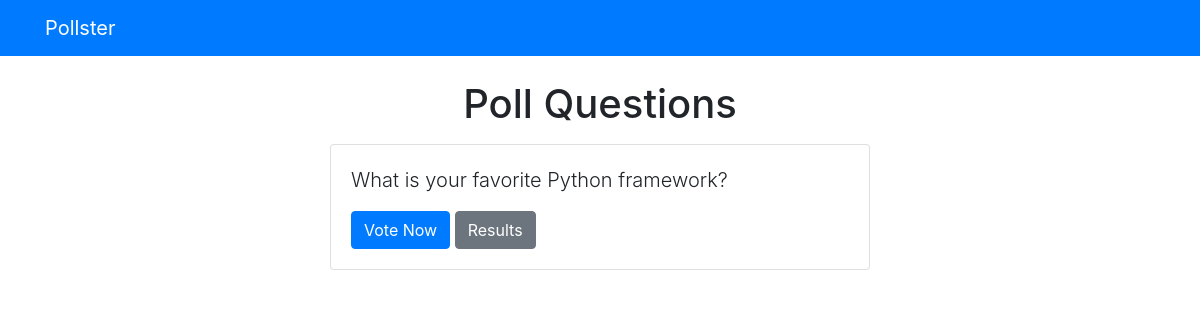
Before: /polls/ with the older database file.
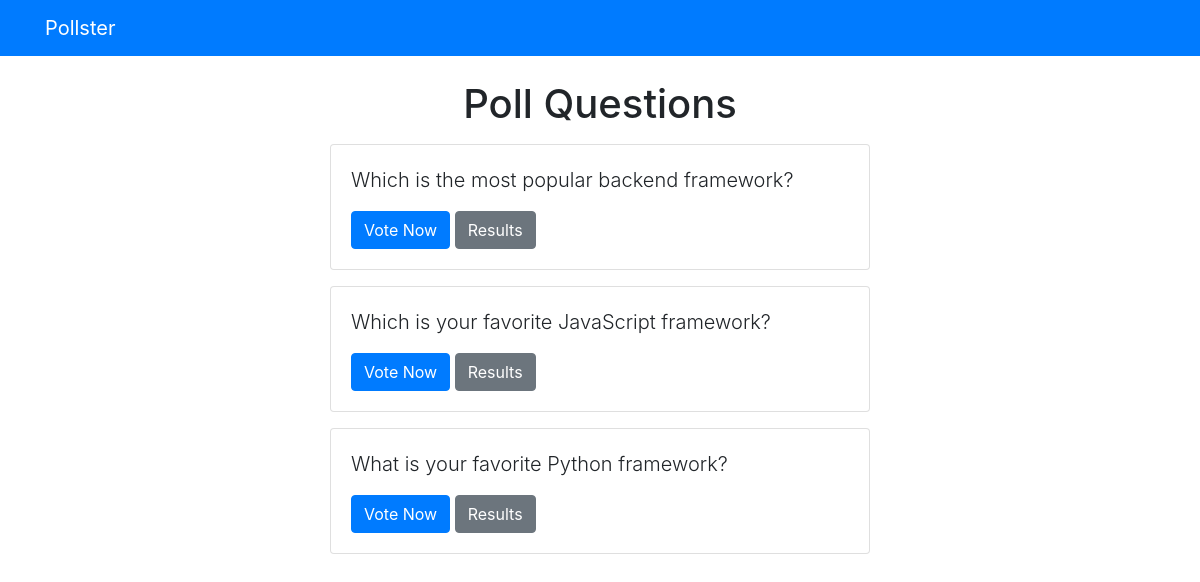
After: the same page with the newer database file.
### polls/models.py (models this page shows, shortened)
class Question(models.Model):
    question_text = models.CharField(max_length=200)
    pub_date = models.DateTimeField('date published')

### polls/views.py (the view)
# urls.py: path('', views.index, name="index"),
def index(request):
    questions = Question.objects.order_by('-pub_date')[:5]
    context = {
        'questions': questions
    }
    return render(request, 'polls/index.html', context)

### templates/polls/index.html
{% extends 'base.html' %}
{% block content %}
<h1 class="text-center mb-3">Poll Questions</h1>
{% if questions %}
    {% for question in questions %}
        <div class="card mb-3">
            <div class="card-body">
                <p class="lead">{{ question.question_text }}</p>
                <a href="{% url 'polls:detail' question.id %}" class="btn btn-primary">Vote Now</a>
                <a href="{% url 'polls:results' question.id %}" class="btn btn-secondary">Results</a>
            </div>
        </div>
    {% endfor %}
{% else %}
    <p>No polls avaliable</p>
{% endif %}
{% endblock %}

Changed rows visible on the page:
added Question: question_text "Which is the most popular backend framework?"
added Question: question_text "Which is your favorite JavaScript framework?"
